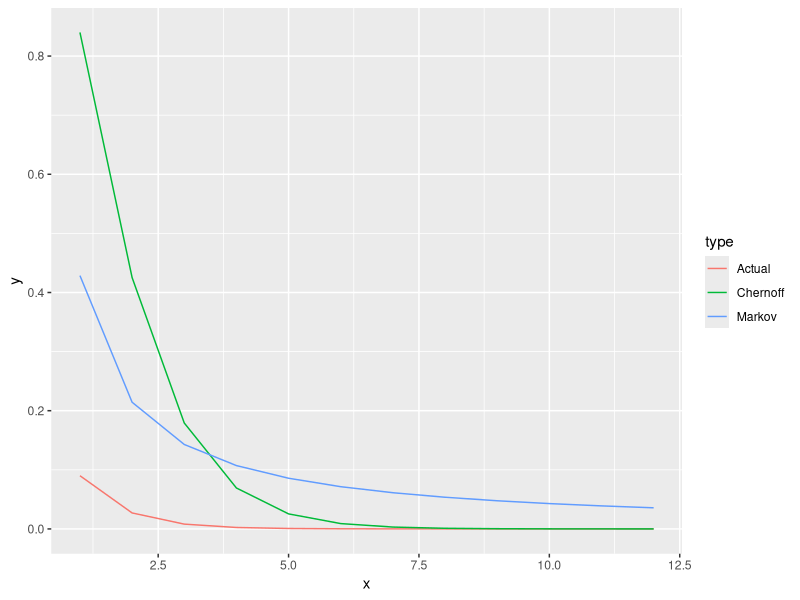
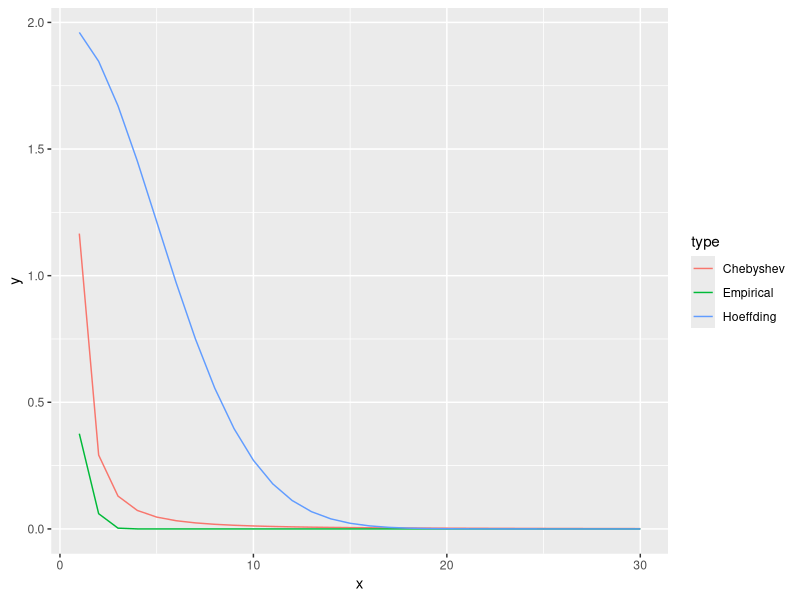
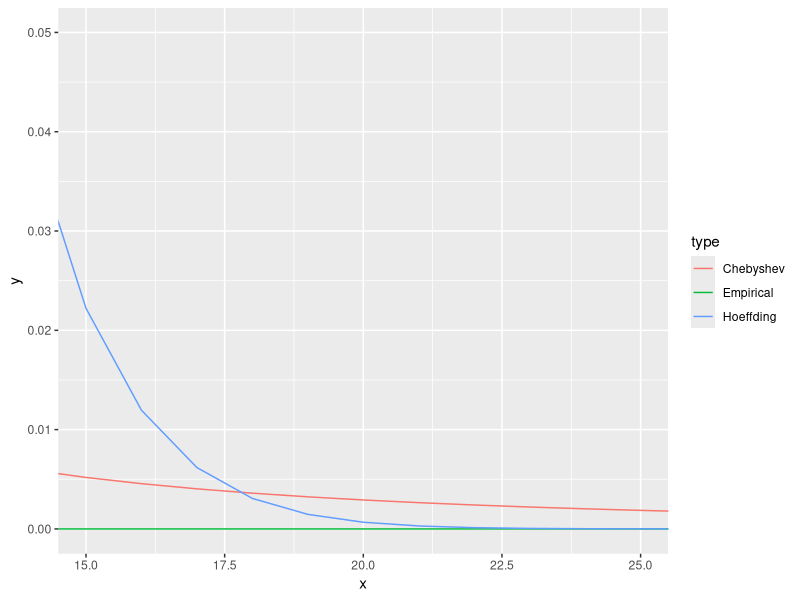

Recreate these plots in R, in order.
## ---- chunk 1
togs <- TRUE
library(ggplot2)
library(dplyr)
library(reshape2)
library(tidyr)
# togs <- FALSE
## ---- chunk 2
bound_chernoff <- function (t, p, a) {
  return ((p / (1 - exp(t) + p * exp(t))) / exp(a * t))
}

set.seed(1)
p <- 0.7
a <- seq(1, 12, by = 1)
ci_markov <- (1 - p) / p / a
t <- vector(mode = "numeric", length = length(a))
for (i in 1:length(t)) {
  t[i] <- optimize(bound_chernoff, interval = c(0, log(1 / (1 - p))), p = p, a = a[i])$minimum
}
t
ci_chernoff <- (p / (1 - exp(t) + p * exp(t))) / exp(a * t)
actual      <- 1 - pgeom(a, 0.7)
plot_df     <- rbind(
  data.frame(x = a, y = ci_markov, type = "Markov"),
  data.frame(x = a, y = ci_chernoff, type = "Chernoff"),
  data.frame(x = a, y = actual, type = "Actual")
)
ggplot(plot_df, aes(x = x, y = y, color = type)) +
  geom_line()


## ---- chunk 3
set.seed(1)
nvars   <- 100
nsamps  <- 1000
samps   <- matrix(data = NA, nrow = nsamps, ncol = nvars)
Sn_mean <- 0
Sn_var  <- 0
for (i in 1:nvars) {
  alpha1  <- rgamma(1, 10, 1)
  beta1   <- rgamma(1, 10, 1)
  X       <- rbeta(nsamps, alpha1, beta1)
  Sn_mean <- Sn_mean + alpha1 / (alpha1 + beta1)
  Sn_var  <- Sn_var + 
    alpha1 * beta1 / ((alpha1 + beta1)^2 * (alpha1 + beta1 + 1))
  
    samps[ ,i] <- X
}
mean(apply(samps, 1, sum))
Sn_mean
var(apply(samps, 1, sum))
Sn_var
a            <- 1:30
b            <- a / sqrt(Sn_var)
ci_chebyshev <- 1 / b^2
ci_hoeffding <- 2 * exp(- 2 * a^2 / nvars)
empirical    <- NULL
for (i in 1:length(a)) {
  empirical[i] <- sum(abs((apply(samps, 1, sum)) - Sn_mean) >= a[i])/ nsamps
}

plot_df     <- rbind(
  data.frame(x = a, y = ci_chebyshev, type = "Chebyshev"),
  data.frame(x = a, y = ci_hoeffding, type = "Hoeffding"),
  data.frame(x = a, y = empirical, type = "Empirical")
)

ggplot(plot_df, aes(x = x, y = y, color = type)) +
  geom_line()

ggplot(plot_df, aes(x = x, y = y, color = type)) +
  geom_line() +
  coord_cartesian(xlim = c(15, 25), ylim = c(0, 0.05))
